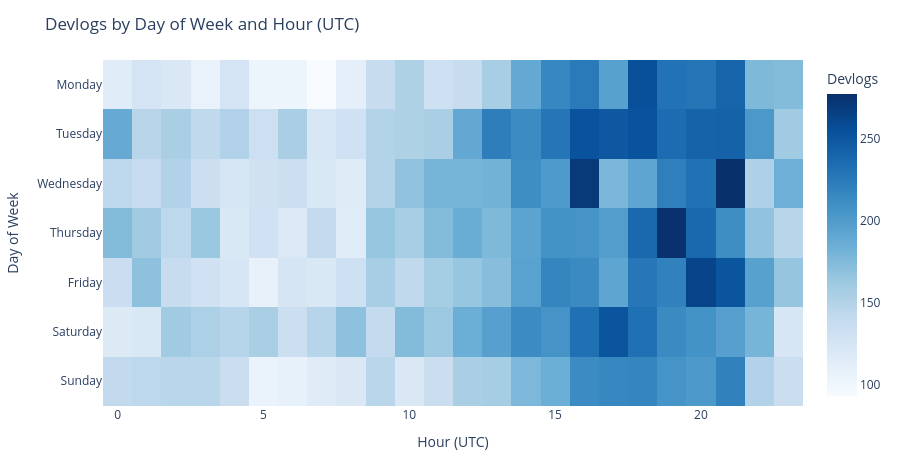

Notebook code for this chart:
### Markdown cell above
# When are devlogs posted?

Heatmap of devlog counts by day of week and hour (UTC).

### Code cell
def to_day_name(s: pd.Series) -> pd.Series:
    if pd.api.types.is_numeric_dtype(s):
        mapping = {0: 'Monday', 1: 'Tuesday', 2: 'Wednesday',
                   3: 'Thursday', 4: 'Friday', 5: 'Saturday', 6: 'Sunday'}
        return s.map(mapping)
    return s.astype(str)


if {'created_dow', 'created_hour_utc'}.issubset(df.columns):
    dow = to_day_name(df['created_dow'])
    hour = pd.to_numeric(df['created_hour_utc'], errors='coerce')
else:
    ts = pd.to_datetime(df['created_at'], errors='coerce', utc=True)
    dow = ts.dt.day_name()
    hour = ts.dt.hour

_counts = (
    pd.DataFrame({'dow': dow, 'hour': hour})
      .dropna()
      .assign(hour=lambda d: pd.to_numeric(d['hour'], errors='coerce').astype('Int64'))
      .dropna()
      .assign(hour=lambda d: d['hour'].astype(int).clip(0, 23))
      .groupby(['dow', 'hour'], observed=False)
      .size()
      .reset_index(name='count')
)

dow_order = ['Monday', 'Tuesday', 'Wednesday',
             'Thursday', 'Friday', 'Saturday', 'Sunday']
hour_order = list(range(24))

pivot = (
    _counts.pivot_table(index='dow', columns='hour',
                        values='count', fill_value=0)
    .reindex(index=dow_order, columns=hour_order, fill_value=0)
)

fig = px.imshow(
    pivot,
    labels=dict(x='Hour (UTC)', y='Day of Week', color='Devlogs'),
    color_continuous_scale='Blues',
    aspect='auto',
    title='Devlogs by Day of Week and Hour (UTC)'
)
fig.update_layout(height=max(DEFAULT_HEIGHT + 40, 460),
                  margin=dict(l=60, r=30, t=60, b=40))
fig.show()

save_plotly(fig, name='devlogs_heatmap_dow_hour', description='Heatmap of devlog counts by day of week and hour (UTC)', friendly_name='Devlogs heatmap (DOW vs Hour)')

### Figure 1 — Plotly figure (JSON) as saved in the notebook; plotly's stock layout.template omitted (floating-point values rounded to 4 significant figures; data arrays with more than 128 entries replaced by an {"elided": "..."} marker saying what was removed)
{"data": [{"coloraxis": "coloraxis", "hovertemplate": "Hour (UTC): %{x}<br>Day of Week: %{y}<br>Devlogs: %{z}<extra></extra>", "name": "0", "type": "heatmap", "x": [0, 1, 2, 3, 4, 5, 6, 7, 8, 9, 10, 11, 12, 13, 14, 15, 16, 17, 18, 19, 20, 21, 22, 23], "xaxis": "x", "y": ["Monday", "Tuesday", "Wednesday", "Thursday", "Friday", "Saturday", "Sunday"], "yaxis": "y", "z": {"elided": "7x24 float values"}}], "layout": {"coloraxis": {"colorbar": {"title": {"text": "Devlogs"}}, "colorscale": [[0, "rgb(247,251,255)"], [0.125, "rgb(222,235,247)"], [0.25, "rgb(198,219,239)"], [0.375, "rgb(158,202,225)"], [0.5, "rgb(107,174,214)"], [0.625, "rgb(66,146,198)"], [0.75, "rgb(33,113,181)"], [0.875, "rgb(8,81,156)"], [1, "rgb(8,48,107)"]]}, "height": 460, "margin": {"b": 40, "l": 60, "r": 30, "t": 60}, "title": {"text": "Devlogs by Day of Week and Hour (UTC)"}, "xaxis": {"anchor": "y", "domain": [0, 1], "title": {"text": "Hour (UTC)"}}, "yaxis": {"anchor": "x", "autorange": "reversed", "domain": [0, 1], "title": {"text": "Day of Week"}}}}
